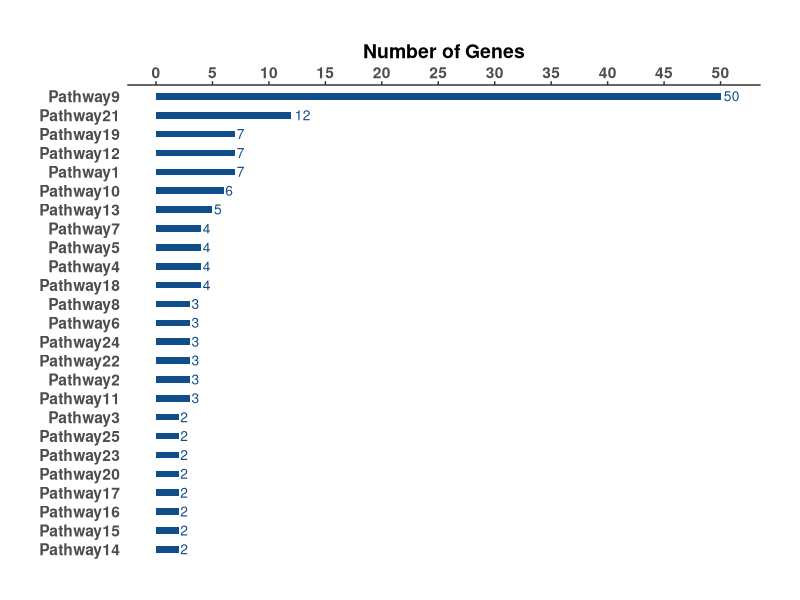
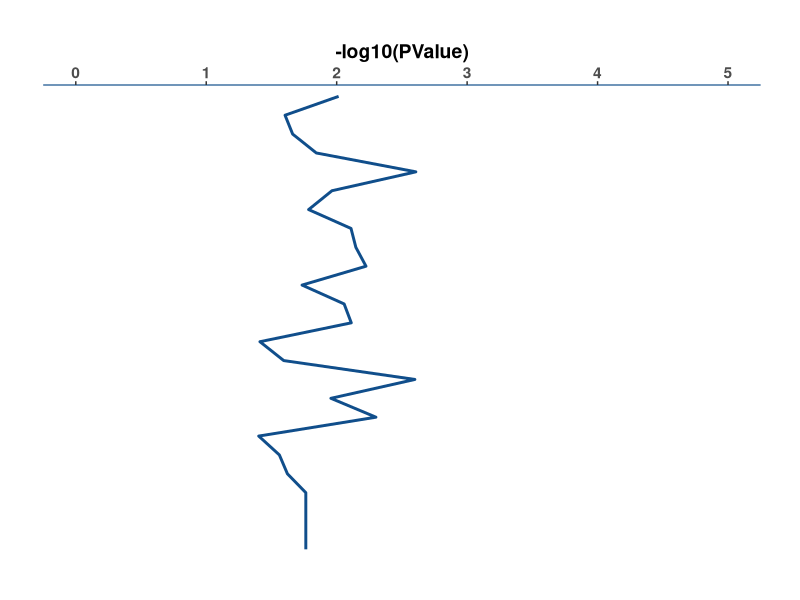

These charts were generated, in order, by the following R code: (Note: this script raises an error after producing the figures.)
library(ggplot2)
library(tidyverse)

options(stringsAsFactors = F)

################################################## step1: clean data ##################################################
datafr <- read.table("test_data.txt",sep='\t',header=T)
names(datafr)[2] <- "Number of Genes"


datafr <- datafr%>% 
  mutate(Term = as.factor(Term) %>% fct_reorder(`Number of Genes`),
         `log10(PValue)`=-log10(datafr$P.value))

################################################## step2: draw the graph ##################################################
gene_plot <- datafr%>% ggplot(aes(x = `Number of Genes`, y = Term)) +
  geom_col(fill = "dodgerblue4", width = 0.35) + 
  geom_text(
    aes(label = `Number of Genes`, hjust = -0.2), 
    col = "dodgerblue4", size = 3.5
  ) + 
  scale_x_continuous(breaks = seq(0, 51,5),
                     limits = c(0, 51),
                     position = "top") + 
  labs(
    x = "Number of Genes"
  ) + 
  theme(
    panel.background = element_blank(), 
    plot.margin = margin(1,1,1,1,"cm"),
    plot.title = element_text(hjust=0.5,vjust=5), 
    axis.ticks.y = element_blank(), 
    axis.title.y = element_blank(),
    #axis.text.y=element_text(margin=margin(0,-40,0,0)),
    axis.line.x = element_line(size = 0.4),
    text = element_text(face = "bold", size = 14)
  )





p_value_plot <- datafr%>% 
  #mutate(group=1)%>%
  ggplot(aes(x = `log10(PValue)`, y = Term))+ 
      geom_line(group=1,color="dodgerblue4",size=1)+
     scale_x_continuous(position = "top",breaks = seq(0, 5, 1),
                        limits = c(0, 5)) + 
     labs(
         x = "-log10(PValue)", 
         y = "Genes in Pathway"
       ) + 
     theme(
         axis.line.x = element_line(size = 0.4,color="dodgerblue4"), 
         plot.margin = margin(1,1,1,1,"cm"),
         axis.ticks.y = element_blank(),
         axis.text.y = element_blank(),
         axis.title.y = element_blank(),
         panel.background = element_blank(),
         text = element_text(face = "bold", size = 14)
       )

png("./figure/two_seperate_graphs_pathway.png",width = 16, height = 12, units = 'in', res = 300)
final_plot <- grid.arrange(
  gene_plot, p_value_plot, nrow = 1, 
  top = textGrob("The Pathway Graph", gp = gpar(fontsize = 20)))
dev.off()


